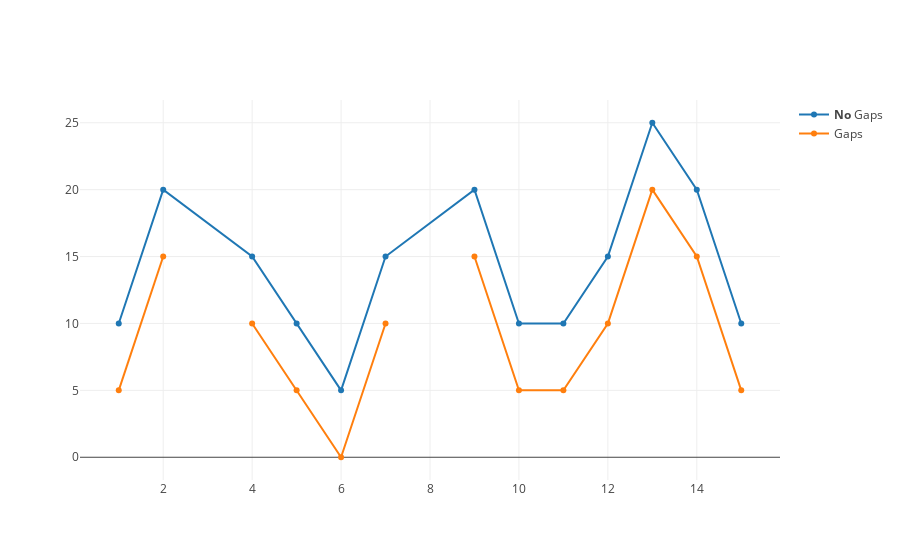

Notebook code cell kept with this figure:
### Markdown cell above
# Connect Data Gaps

### Code cell
import plotly.plotly as py
import plotly.graph_objs as go

trace1 = go.Scatter(
    x=[1, 2, 3, 4, 5, 
       6, 7, 8, 9, 10,
       11, 12, 13, 14, 15],
    y=[10, 20, None, 15, 10,
       5, 15, None, 20, 10,
       10, 15, 25, 20, 10],
    name = '<b>No</b> Gaps', # Style name/legend entry with html tags
    connectgaps=True
)
trace2 = go.Scatter(
    x=[1, 2, 3, 4, 5,
       6, 7, 8, 9, 10,
       11, 12, 13, 14, 15],
    y=[5, 15, None, 10, 5,
       0, 10, None, 15, 5,
       5, 10, 20, 15, 5],
    name = 'Gaps',
)

data = [trace1, trace2]

fig = dict(data=data)
plotly.offline.iplot(fig, filename='simple-connectgaps')

### Figure 1 — Plotly figure (JSON) as saved in the notebook; plotly's stock layout.template omitted (floating-point values rounded to 4 significant figures)
{"data": [{"connectgaps": true, "name": "<b>No</b> Gaps", "type": "scatter", "uid": "df07a30a-f0c2-44aa-844c-2e75cfab2573", "x": [1, 2, 3, 4, 5, 6, 7, 8, 9, 10, 11, 12, 13, 14, 15], "y": [10, 20, null, 15, 10, 5, 15, null, 20, 10, 10, 15, 25, 20, 10]}, {"name": "Gaps", "type": "scatter", "uid": "fe200a75-af1a-4a22-b3d0-a9cebae9deba", "x": [1, 2, 3, 4, 5, 6, 7, 8, 9, 10, 11, 12, 13, 14, 15], "y": [5, 15, null, 10, 5, 0, 10, null, 15, 5, 5, 10, 20, 15, 5]}], "layout": {}}
